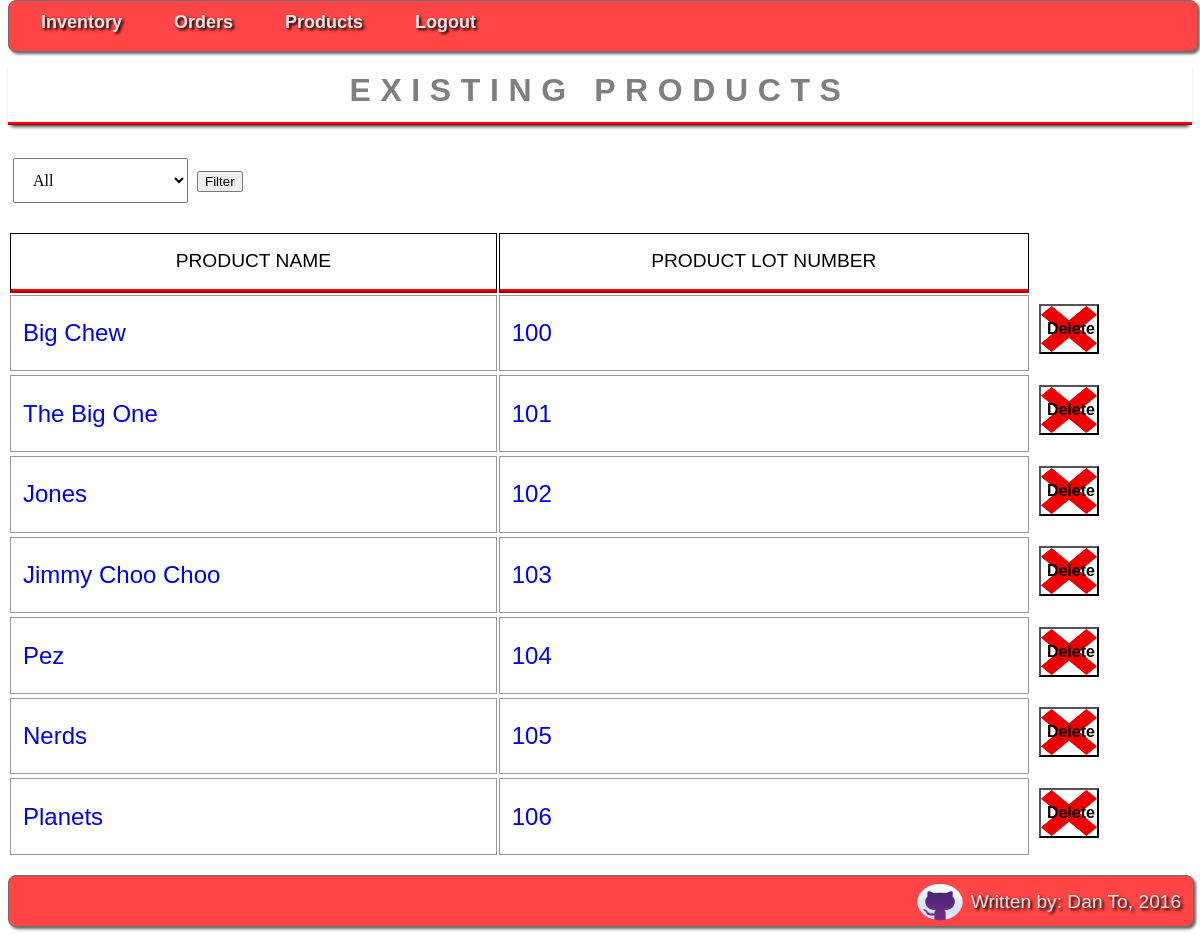
The app's page /tracker/view_products/ (signed in) with its own data.
### tracker/models.py (models this page shows, shortened)
class Product(models.Model):
    KG_TO_LBS_CONVERSION = 2.20462
    DEXTROSE = 'dex'
    GUM = 'gum'
    PANNED_SUGAR = 'psg'
    JAWBREAKER = 'jaw'
    CATEGORIES = ((DEXTROSE, 'Pressed Dextrose'),
                  (GUM, 'Bubble Gum'),
                  (PANNED_SUGAR, 'Panned Sugar'),
                  (JAWBREAKER, 'Jawbreaker'),)
    product_name = models.CharField(max_length=200)
    sm_lot_number = models.CharField(max_length=200)
    weight = models.DecimalField(max_digits=6, decimal_places=2)
    pieces = models.IntegerField()
    category = models.CharField(max_length=3,choices=CATEGORIES,default=DEXTROSE)
    popular = models.CharField(max_length=3,default='No')
    photo = models.FileField(upload_to=get_image_path, blank=True, null=True)

### tracker/views.py (the view)
@login_required
@permission_required('tracker.add_product', raise_exception=True)
def view_products(request):
    categories = getCategories()
    products = Product.objects.all()
    filter = ''
    if request.method == 'POST':
        filter = str(request.POST['filtcategory'])
        if filter != '':
            products = products.filter(category=filter)
    return render(request, 'tracker/product_list.html', {'product_list': products, 'categories': categories, 'filter': filter,})

### tracker/views.py (called while the page is built)
def getCategories():
    categories = {'dex':'Pressed Dextose', 'gum':'Bubble Gum', 'psg':'Panned Sugar', 'jaw':'Jawbreaker'}
    return categories

### tracker/templates/tracker/product_list.html (shortened to what this page needs)
{% load staticfiles %}
<link rel="stylesheet" href="{% static 'tracker/css/style.css' %}">
<head>
    <ul id="menu-bar">
        <li>
            <a href="{% url 'tracker:index' %}">
                Inventory
            </a>
        </li>
        <li>
            <a href="{% url 'tracker:view_orders' %}">
                Orders
            </a>
        </li>
        <li>
            <a href="{% url 'tracker:view_products' %}">
                Products
            </a>
        </li>
        <li>
            <a href="{% url 'tracker:log_out' %}">
                Logout
            </a>
        </li>
    </ul>
</head>
<body>
<h1>Existing Products</h1>
{% if product_list %}
<form action="{% url 'tracker:view_products' %}" method="POST">
    <select name="filtcategory" id="filtcategory">
        <option value="" >All</option>
    </select>
    <input type="submit" value="Filter" />
</form>
<table class="product_table">
    <tr>
        <th>Product Name</th>
        <th>Product Lot Number</th>
        <th class="delete_button"></th>
    </tr>
    {% for product in product_list %}
    <tr class="product_row">
        <td class="product_details">
            <a href="{% url 'tracker:product_details' product.sm_lot_number %}">
                {{ product.product_name }}
            </a>
        </td>
        <td class="product_details">
            <a href="{% url 'tracker:product_details' product.sm_lot_number %}">
                {{ product.sm_lot_number }}
            </a>
        </td>
        <td class="delete_button">
            <form action="{% url 'tracker:delete_product' product.sm_lot_number %}" method="POST">
                <button class="table_delete_button" type="submit">Delete</button>
            </form>
        </td>
    <tr>
    {% endfor %}
</table>
{% else %}
<h2>There are no products currently in the system.</h2>
{% endif %}
<div class="spacer">
</div>
<footer>
    <p>Written by: Dan To, 2016</p>
    <a href="www.github.com/danhto">
        <img src="{% static "tracker/images/github.png" %}" />
    </a>
</footer>
</body>

### tracker/static/tracker/css/style.css (style rules this page uses)
#menu-bar { width: 98%; margin: 0px 0px 0px 0px; padding: 6px 6px 4px 6px; height: 40px; line-height: 100%; border-radius: 8px; -webkit-border-radius: 8px; -moz-border-radius: 8px; box-shadow: 2px 2px 3px #666666; -webkit-box-shadow: 2px 2px 3px #666666; -moz-box-shadow: 2px 2px 3px #666666; background: #FF4545; border: solid 1px #6D6D6D; position:relative; z-index:999; }
#menu-bar li { margin: 0px 0px 6px 0px; padding: 1px 6px 0px 6px; float: left; position: relative; list-style: none; }
#menu-bar a { font-weight: bold; font-family: arial; font-style: normal; font-size: 18px; color: #E7E5E5; text-decoration: none; display: block; padding: 6px 20px 6px 20px; margin: 0; margin-bottom: 6px; border-radius: 10px; -webkit-border-radius: 10px; -moz-border-radius: 10px; text-shadow: 2px 2px 3px #000000; }
#menu-bar:after { content: "."; display: block; clear: both; visibility: hidden; line-height: 0; height: 0; }
#menu-bar { display: inline-block; position: fixed; top: 0px; }
a:link { text-decoration: none; }
table { width: 100%; border: 1px solid black; background: #FF8C69; }
table.product_table { width: 100%; border: none; background: white; }
th { font: 300 1.2em/2 'Lucida Grande', sans-serif; text-align: center; text-transform: uppercase; border: 1px solid black; border-bottom: 4px ridge red; padding: 0.5rem; background: white; }
.delete_button { display: block; border: none; min-height: 10px; padding-top: .6em; }
tr { background: white; min-height: 10px; }
td { font: 400 1em/2 'Verdana', sans-serif; padding-left: 0.5em; padding-top: 0.2em; height: 100%; }
td a { height: 100%; width: 100%; }
td.product_details { font: 400 1.5em/2 'Verdana', sans-serif; border: 1px solid #999; padding: 0.5em; text-align: left; }
td.product_details a { display: block; height: 100%; width: 100%; }
form, input { box-sizing: border-box; -moz-box-sizing: border-box; -webkit-box-sizing: border-box; }
select { font-family : inherit; font-size : 100%; display: inline-block; cursor: context-menu; width: 175px; padding: 12px 15px; margin: 12px 5; box-sizing: border-box; }
button.table_delete_button { display: block; font: 700 1em/2 'Lucida Grande', sans-serif; background: url("../images/delete_x.jpg") no-repeat; cursor: pointer; background-size: 100% 100%; width: 40%; height: 50px; }
h1 { font: 600 2em/2 'Raleway', sans-serif; color: rgba(0,0,0,.5); text-align: center; text-transform: uppercase; letter-spacing: .3em; width: 100%; border-bottom: ridge #ff0000; -webkit-box-shadow: 0 4px 4px -3px #000000; -moz-box-shadow: 0 4px 4px -3px #000000; box-shadow: 0 4px 4px -3px #000000; }
body { padding-top: 50px; }
footer { width: 99%; margin: 0px 0px 0px 0px; padding: 6px 6px 4px 6px; height: 40px; line-height: 100%; border-radius: 8px; -webkit-border-radius: 8px; -moz-border-radius: 8px; box-shadow: 2px 2px 3px #666666; -webkit-box-shadow: 2px 2px 3px #666666; -moz-box-shadow: 2px 2px 3px #666666; background: #FF4545; border: solid 1px #6D6D6D; position:relative; z-index:999; }
footer p { display: inline; font: 300 1.2em/2 'Lucida Grande', sans-serif; color: #E7E5E5; position: relative; float: right; margin: 0px 0px 6px 0px; padding: 1px 6px 0px 6px; text-shadow: 2px 2px 3px #000000; }
footer img { display: inline; float: right; width: 50px; height: 100%; }
div.spacer { padding: 0.5em 0 0.5em 0; }

### records on screen
Product: product_name "Big Chew", sm_lot_number "100"
Product: product_name "The Big One", sm_lot_number "101"
Product: product_name "Jones", sm_lot_number "102"
Product: product_name "Jimmy Choo Choo", sm_lot_number "103"
Product: product_name "Pez", sm_lot_number "104"
Product: product_name "Nerds", sm_lot_number "105"
Product: product_name "Planets", sm_lot_number "106"
